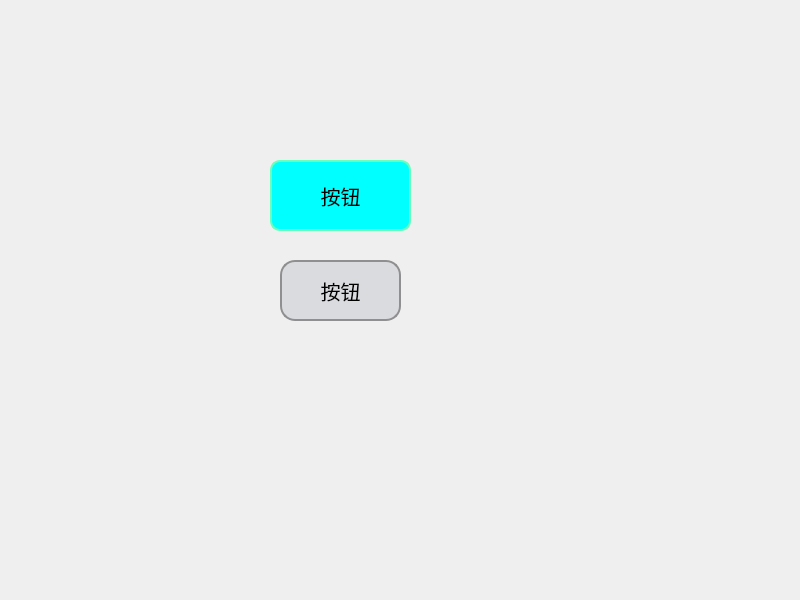
<?xml version="1.0" encoding="UTF-8"?>
<ui version="4.0">
 <class>Widget</class>
 <widget class="QWidget" name="Widget">
  <property name="geometry">
   <rect>
    <x>0</x>
    <y>0</y>
    <width>800</width>
    <height>600</height>
   </rect>
  </property>
  <property name="windowTitle">
   <string>Widget</string>
  </property>
  <widget class="QPushButton" name="pushButton">
   <property name="geometry">
    <rect>
     <x>270</x>
     <y>160</y>
     <width>141</width>
     <height>71</height>
    </rect>
   </property>
   <property name="styleSheet">
    <string notr="true">QPushButton{
	font-size: 20px;
	border: 2px solid rgb(106, 255, 188);
	border-radius: 10px;
	background-color: rgb(0, 255, 255)
}

QPushButton:pressed{
	background: rgb(157, 111, 255)
}</string>
   </property>
   <property name="text">
    <string>按钮</string>
   </property>
  </widget>
  <widget class="QPushButton" name="pushButton_2">
   <property name="geometry">
    <rect>
     <x>280</x>
     <y>260</y>
     <width>121</width>
     <height>61</height>
    </rect>
   </property>
   <property name="styleSheet">
    <string notr="true">/* 按钮基础样式：圆角、灰色背景、边框 */
QPushButton {
    font-size: 20px;          /* 文字大小 */
    border: 2px solid #8f8f91;/* 边框：宽度+颜色 */
    border-radius: 15px;     /* 圆角（数值越大越圆） */
    background-color: #dadbde;/* 背景色 */
    padding: 8px 20px;      /* 内边距：上下8px，左右20px（扩大点击区域） */
}

/* 鼠标悬停状态：背景色变浅 */
QPushButton:hover {
    background-color: #e8e9ed;
}

/* 鼠标按压状态：背景色变白，边框内陷 */
QPushButton:pressed {
    background-color: #f6f7fa;
    border-style: inset;     /* 边框内陷，模拟按压效果 */
}

/* 禁用状态：灰色背景+灰色文字 */
QPushButton:disabled {
    background-color: #f0f0f0;
    color: #999;
    border-color: #ddd;
}</string>
   </property>
   <property name="text">
    <string>按钮</string>
   </property>
  </widget>
 </widget>
 <resources/>
 <connections/>
</ui>
